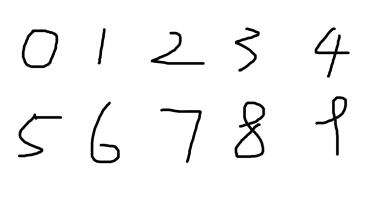
#> input picture python+opencv图像处理案例（附代码）：人脸识别、验证码检测、美颜去皮、轮廓提取/8.jpg, 384 x 220 px
$ python '09对象测量.py'   (older library calls are emulated)
#> lines starting #> are read from the running program, lines starting #| are printed output that depends on the picture; after the words box and inside, x2 and y2 are one past the last pixel; in counts of white or black regions, pixels touching at a corner belong together
import cv2 as cv
import numpy as np

src = cv.imread('8.jpg')  #导入图片
#> src is the input picture: shape (220, 384, 3); min 0, max 255, mean 246.5
cv.imshow('8.jpg',src)    #显示原图

def measure_object(image):          #定义测量函数
    gray = cv.cvtColor(image, cv.COLOR_BGR2GRAY)                    #图像灰度化
    ret, binary = cv.threshold(gray, 0, 255, cv.THRESH_BINARY_INV | cv.THRESH_OTSU)  # 图像二值化 cv.THRESH_BINARY_INV是取反
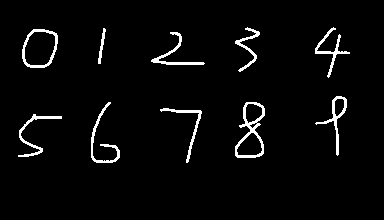
#> binary: shape (220, 384); 3.4% white in thin lines or dots, all inside (x1, y1, x2, y2) = (18, 27, 350, 163)
#> ret = 143
    print("threshold value:%s"%ret)    #输出阈值
#| threshold value:143.0
    cv.imshow("binary image", binary)  # 输出图像
    outImage, contours, heriachy = cv.findContours(binary, cv.RETR_EXTERNAL, cv.CHAIN_APPROX_SIMPLE)
#> contours = 10 contours; largest, box (x1, y1, x2, y2) and area: (22, 29, 58, 68) 1090, (235, 102, 265, 158) 1021, (315, 96, 347, 156) 350, (91, 102, 120, 163) 200, (151, 32, 205, 65) 198; heriachy = [[1, -1, -1, -1], [2, 0, -1, -1], [3, 1, -1, -1], [4, 2, -1, -1], [5, 3, -1, -1], [6, 4, -1, -1], [7, 5, -1, -1], [8, 6, -1, -1], [9, 7, -1, -1], [-1, 8, -1, -1]]
    # 调用检测物体轮廓函数
    for i ,contour in enumerate(contours):
        area = cv.contourArea(contour)           #求取面积
        x, y, w, h = cv.boundingRect(contour)          #轮廓外接矩形
        mm = cv.moments(contour)                 #计算图像中心矩
        rate = min(w, h)/max(w, h)            #计算宽高比
        print('rectangle rate:%s'%rate)         #输出宽高比
        cx = mm['m10']/mm['m00']
        cy = mm['m01']/mm['m00']          #找出轮廓的中心位置
        cv.circle(image, (np.int(cx), np.int(cy)), 3, (0, 255, 255), -1)
        # 用个黄色小圆圈把几何图形的中心位置绘制出来， 第三个参数是半径，第四个参数是颜色
        cv.rectangle(image, (x, y), (x + w, y + h), (0, 0, 255), 2)
        #用红色框框把外接矩形绘制出来
        print("contour area %s"%area)
#> this loop made 10 passes
#> (area, x, y, w, h, rate, cx, cy) on passes 1 to 10: (196, 18, 114, 44, 43, 0.977, 34.15, 132.9), (172, 160, 108, 42, 55, 0.764, 187.7, 125), (1021, 235, 102, 30, 56, 0.536, 250.8, 132), (200, 91, 102, 29, 61, 0.475, 102.9, 140.2), (350.5, 315, 96, 32, 60, 0.533, 337, 113.4), (198.5, 151, 32, 54, 33, 0.611, 174.4, 54.97), (1090.5, 22, 29, 36, 39, 0.923, 39.27, 48.01), (66.5, 98, 28, 8, 36, 0.222, 101.3, 45.77), (196, 315, 27, 35, 51, 0.686, 330.1, 49.49), (164.5, 235, 27, 25, 45, 0.556, 247.9, 46.99)
#> (printed output is left out)
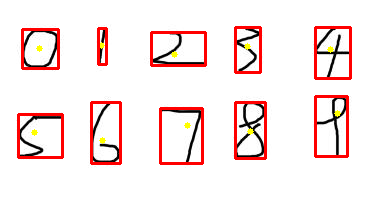
#> image: shape (220, 384, 3); 6.07% of pixels changed, all inside (x1, y1, x2, y2) = (17, 26, 352, 165)
    cv.imshow("detect contours", image)
measure_object(src)
cv.waitKey(0)
